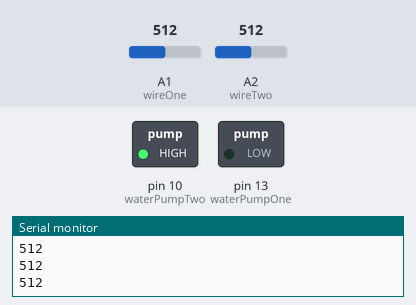
A sketch run on a simulated Arduino Uno, built with avr-gcc and run on an emulated ATmega328P. On the bench: switched loads named in the sketch (green lamp = pin HIGH), the last lines printed to the serial monitor. The inputs (shaded band) are chosen by the test bench; at power-on: A1 (wireOne) = 512, A2 (wireTwo) = 512.

Above: at 1.2 s.
1.3 s: A1 (wireOne) set to 162
2.8 s: A1 (wireOne) set to 133
At 3.9 s:
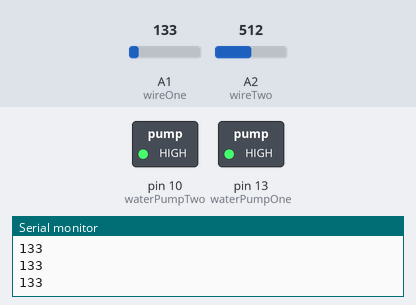
4.3 s: A2 (wireTwo) set to 165
5.8 s: A2 (wireTwo) set to 141
At 6.2 s:
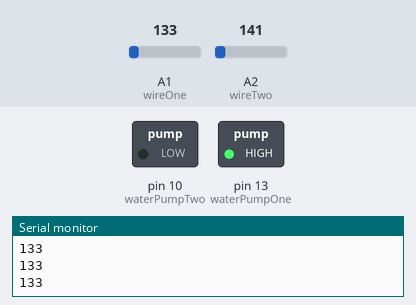
7.3 s: A1 (wireOne) set to 306
At 8.4 s:
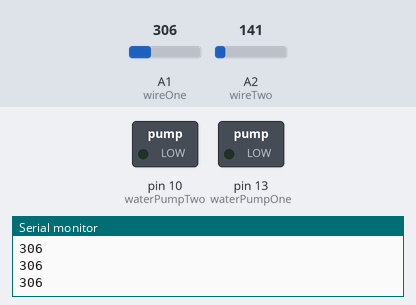
8.8 s: A1 (wireOne) set to 122
At 9.7 s:
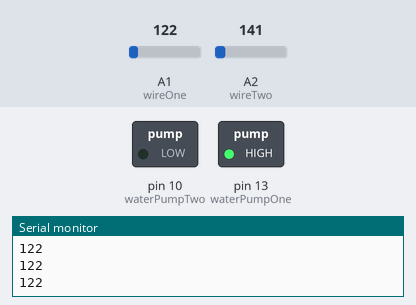
Timing chart, 0 to 11.3 s (numbered marks = the images above; inputs shaded):
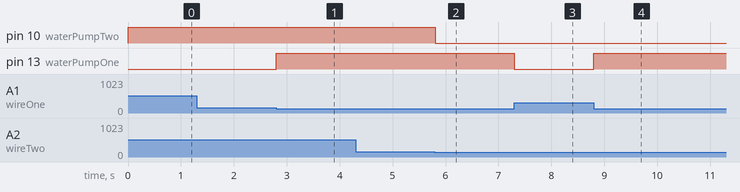

Measured:
- the behaviour switches between 150 and 149 on A1 (wireOne) (found by bisection; images 0 and 1)
- the behaviour switches between 150 and 149 on A2 (wireTwo) (found by bisection; images 1 and 2)
- after the input at 2.8 s, pin 13 (waterPumpOne): LOW → HIGH at once
- after the input at 5.8 s, pin 10 (waterPumpTwo): HIGH → LOW at once
- after the input at 7.3 s, pin 13 (waterPumpOne): HIGH → LOW at once
- after the input at 8.8 s, pin 13 (waterPumpOne): LOW → HIGH at once

The sketch:

WaterPumpSystem.ino
```cpp
int waterPumpOne = 13; //pin that turns on first water PUMP for the tank. Relay connects to pin 13
int waterPumpTwo = 10; //pin that turns on first water PUMP for the bucket. Relay connects to pin 10
int wireOne = A1; //analog check for the water level in the tank.
int wireTwo = A2; //analog check for the water level in the bucket.
int water = 150;


void setup() {
  // put your setup code here, to run once:
  pinMode(waterPumpOne, OUTPUT);
  pinMode(waterPumpTwo, OUTPUT);
  Serial.begin(9600);
  pinMode(wireOne, INPUT);
  pinMode(wireTwo, INPUT);
}

void loop() {
  // put your main code here, to run repeatedly:
  Serial.println(analogRead(wireOne));
  if (analogRead(wireOne) > water) {
    digitalWrite(waterPumpOne, LOW);
  }
  if (analogRead(wireOne) < water) {
    digitalWrite(waterPumpOne, HIGH);
  }
  if (analogRead(wireTwo) < water){
    digitalWrite(waterPumpTwo, LOW);
  }
  if (analogRead(wireTwo) > water){
    digitalWrite(waterPumpTwo, HIGH);
  }
}
```
